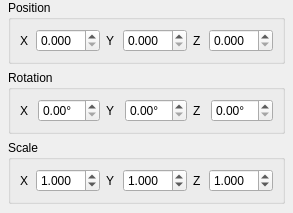
<?xml version="1.0" encoding="UTF-8"?>
<ui version="4.0">
    <class>TransformComponentWidget</class>
    <widget class="QWidget" name="TransformComponentWidget">
        <property name="geometry">
            <rect>
                <x>0</x>
                <y>0</y>
                <width>293</width>
                <height>213</height>
            </rect>
        </property>
        <layout class="QVBoxLayout" name="verticalLayout">
            <property name="spacing">
                <number>6</number>
            </property>
            <property name="leftMargin">
                <number>8</number>
            </property>
            <property name="topMargin">
                <number>0</number>
            </property>
            <property name="rightMargin">
                <number>8</number>
            </property>
            <property name="bottomMargin">
                <number>8</number>
            </property>
            <item>
                <widget class="QGroupBox" name="groupPosition">
                    <property name="title">
                        <string>Position</string>
                    </property>
                    <layout class="QHBoxLayout" name="layoutPosition">
                        <item>
                            <widget class="QLabel" name="lblPosX">
                                <property name="text">
                                    <string>X</string>
                                </property>
                            </widget>
                        </item>
                        <item>
                            <widget class="QDoubleSpinBox" name="posX">
                                <property name="decimals">
                                    <number>3</number>
                                </property>
                                <property name="singleStep">
                                    <double>0.100000000000000</double>
                                </property>
                            </widget>
                        </item>
                        <item>
                            <widget class="QLabel" name="lblPosY">
                                <property name="text">
                                    <string>Y</string>
                                </property>
                            </widget>
                        </item>
                        <item>
                            <widget class="QDoubleSpinBox" name="posY">
                                <property name="decimals">
                                    <number>3</number>
                                </property>
                                <property name="singleStep">
                                    <double>0.100000000000000</double>
                                </property>
                            </widget>
                        </item>
                        <item>
                            <widget class="QLabel" name="lblPosZ">
                                <property name="text">
                                    <string>Z</string>
                                </property>
                            </widget>
                        </item>
                        <item>
                            <widget class="QDoubleSpinBox" name="posZ">
                                <property name="decimals">
                                    <number>3</number>
                                </property>
                                <property name="singleStep">
                                    <double>0.100000000000000</double>
                                </property>
                            </widget>
                        </item>
                    </layout>
                </widget>
            </item>
            <item>
                <widget class="QGroupBox" name="groupRotation">
                    <property name="title">
                        <string>Rotation</string>
                    </property>
                    <layout class="QHBoxLayout" name="layoutRotation">
                        <item>
                            <widget class="QLabel" name="lblRotX">
                                <property name="text">
                                    <string>X</string>
                                </property>
                            </widget>
                        </item>
                        <item>
                            <widget class="QDoubleSpinBox" name="rotX">
                                <property name="suffix">
                                    <string>°</string>
                                </property>
                                <property name="decimals">
                                    <number>2</number>
                                </property>
                                <property name="singleStep">
                                    <double>1.000000000000000</double>
                                </property>
                            </widget>
                        </item>
                        <item>
                            <widget class="QLabel" name="lblRotY">
                                <property name="text">
                                    <string>Y</string>
                                </property>
                            </widget>
                        </item>
                        <item>
                            <widget class="QDoubleSpinBox" name="rotY">
                                <property name="suffix">
                                    <string>°</string>
                                </property>
                                <property name="decimals">
                                    <number>2</number>
                                </property>
                                <property name="singleStep">
                                    <double>1.000000000000000</double>
                                </property>
                            </widget>
                        </item>
                        <item>
                            <widget class="QLabel" name="lblRotZ">
                                <property name="text">
                                    <string>Z</string>
                                </property>
                            </widget>
                        </item>
                        <item>
                            <widget class="QDoubleSpinBox" name="rotZ">
                                <property name="suffix">
                                    <string>°</string>
                                </property>
                                <property name="decimals">
                                    <number>2</number>
                                </property>
                                <property name="singleStep">
                                    <double>1.000000000000000</double>
                                </property>
                            </widget>
                        </item>
                    </layout>
                </widget>
            </item>
            <item>
                <widget class="QGroupBox" name="groupScale">
                    <property name="title">
                        <string>Scale</string>
                    </property>
                    <layout class="QHBoxLayout" name="layoutScale">
                        <item>
                            <widget class="QLabel" name="lblSclX">
                                <property name="text">
                                    <string>X</string>
                                </property>
                            </widget>
                        </item>
                        <item>
                            <widget class="QDoubleSpinBox" name="sclX">
                                <property name="decimals">
                                    <number>3</number>
                                </property>
                                <property name="minimum">
                                    <double>0.000000000000000</double>
                                </property>
                                <property name="value">
                                    <double>1.000000000000000</double>
                                </property>
                            </widget>
                        </item>
                        <item>
                            <widget class="QLabel" name="lblSclY">
                                <property name="text">
                                    <string>Y</string>
                                </property>
                            </widget>
                        </item>
                        <item>
                            <widget class="QDoubleSpinBox" name="sclY">
                                <property name="decimals">
                                    <number>3</number>
                                </property>
                                <property name="minimum">
                                    <double>0.000000000000000</double>
                                </property>
                                <property name="value">
                                    <double>1.000000000000000</double>
                                </property>
                            </widget>
                        </item>
                        <item>
                            <widget class="QLabel" name="lblSclZ">
                                <property name="text">
                                    <string>Z</string>
                                </property>
                            </widget>
                        </item>
                        <item>
                            <widget class="QDoubleSpinBox" name="sclZ">
                                <property name="decimals">
                                    <number>3</number>
                                </property>
                                <property name="minimum">
                                    <double>0.000000000000000</double>
                                </property>
                                <property name="value">
                                    <double>1.000000000000000</double>
                                </property>
                            </widget>
                        </item>
                    </layout>
                </widget>
            </item>
            <item>
                <spacer name="verticalSpacer">
                    <property name="orientation">
                        <enum>Qt::Orientation::Vertical</enum>
                    </property>
                    <property name="sizeHint" stdset="0">
                        <size>
                            <width>0</width>
                            <height>0</height>
                        </size>
                    </property>
                </spacer>
            </item>
        </layout>
    </widget>
    <resources/>
    <connections/>
</ui>
